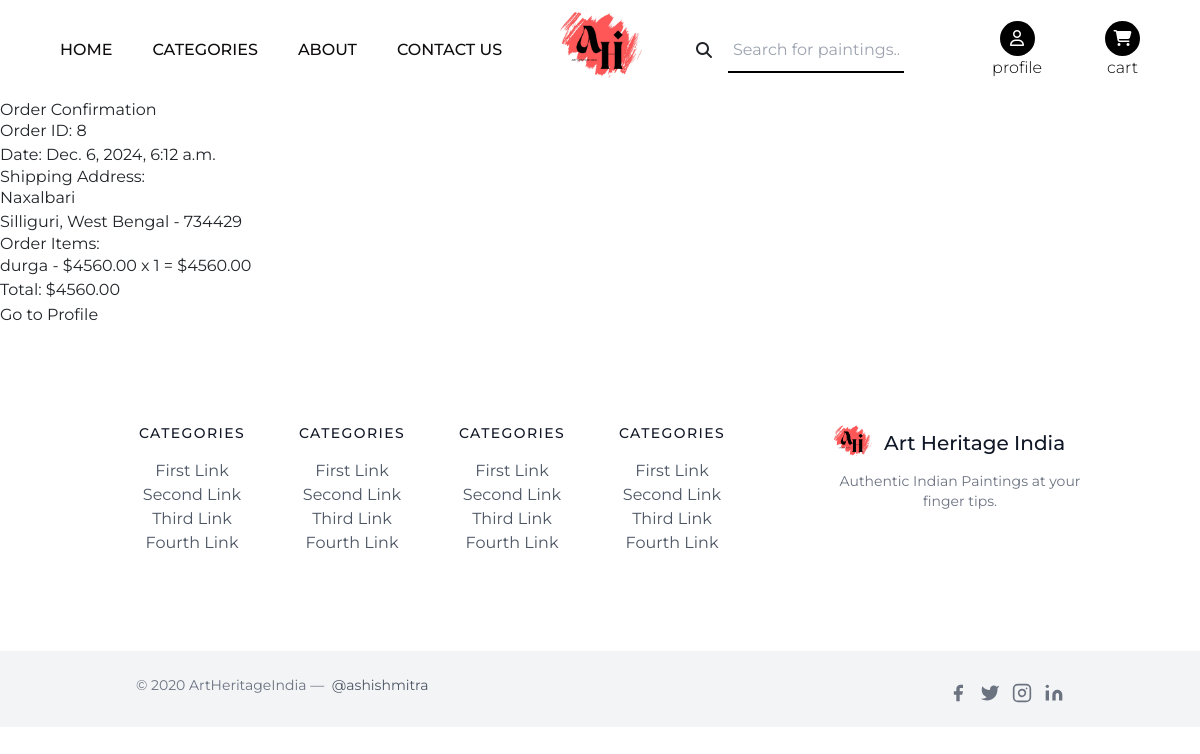
/order_confirmation/8/ (signed in), run on the app's committed database.
### core/models.py (models this page shows, shortened)
class Order(models.Model):
    user = models.ForeignKey(User, on_delete=models.CASCADE)
    date_ordered = models.DateTimeField(auto_now_add=True)
    complete = models.BooleanField(default=False)
    shipping_address = models.CharField(max_length=255)
    shipping_city = models.CharField(max_length=100)
    shipping_state = models.CharField(max_length=100)
    shipping_zip = models.CharField(max_length=20)
    def get_cart_total(self):
        return sum(item.get_total() for item in self.orderitem_set.all())

class OrderItem(models.Model):
    order = models.ForeignKey(Order, on_delete=models.CASCADE)
    painting = models.ForeignKey(Painting, on_delete=models.CASCADE)
    quantity = models.PositiveIntegerField(default=1)
    def get_total(self):
        return self.painting.price * self.quantity

class Painting(models.Model):
    title = models.CharField(max_length=100)
    description = models.TextField()
    category = models.ForeignKey(Category, on_delete=models.CASCADE, related_name='paintings', default=None)
    image = models.ImageField(upload_to="products_images/", default=None, null=True )
    rating = models.DecimalField(decimal_places=1, max_digits=3, default=0.0, null=True)
    price = models.DecimalField(decimal_places=2, max_digits=10, default=1000.00, null=True)
    is_new = models.BooleanField(default=False)
    is_selling = models.BooleanField(default=False)

### core/views.py (the view)
# urls.py: path('order_confirmation/<int:order_id>/', views.order_confirmation, name='order_confirmation'),
@login_required
def order_confirmation(request, order_id):
    order = get_object_or_404(Order, id=order_id)
    order_items = order.orderitem_set.all()
    return render(request, 'order_confirmation.html', {'order': order, 'order_items': order_items})

### templates/order_confirmation.html
{% extends "base.html" %}
{% block content %}
<h1>Order Confirmation</h1>
<p>Order ID: {{ order.id }}</p>
<p>Date: {{ order.date_ordered }}</p>
<h3>Shipping Address:</h3>
<p>{{ order.shipping_address }}</p>
<p>{{ order.shipping_city }}, {{ order.shipping_state }} - {{ order.shipping_zip }}</p>
<h3>Order Items:</h3>
<ul>
    {% for item in order_items %}
    <li>{{ item.painting.title }} - ${{ item.painting.price }} x {{ item.quantity }} = ${{ item.get_total }}</li>
    {% endfor %}
</ul>
<p>Total: ${{ order.get_cart_total }}</p>
<a href="{% url 'home' %}">Go to Profile</a>
{% endblock %}

### static/css/base.css (style rules this page uses)
* { margin:0%; padding:0%; box-sizing: border-box; font-family: "Montserrat", sans-serif; }
body { width: 100%; height: auto; overflow-x: hidden; overflow-y: scroll; }

### data on the page
Order: id "8", date_ordered "Dec. 6, 2024, 6:12 a.m.", shipping_address "Naxalbari", shipping_city "Silliguri", shipping_state "West Bengal", shipping_zip "734429", get_cart_total "4560.00"
OrderItem: painting "durga", painting.price "4560.00", quantity "1", get_total "4560.00"
